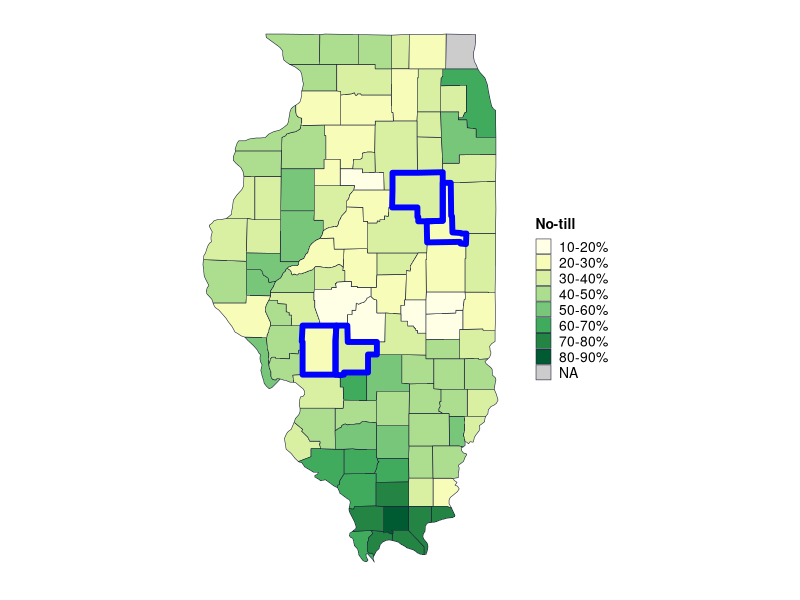
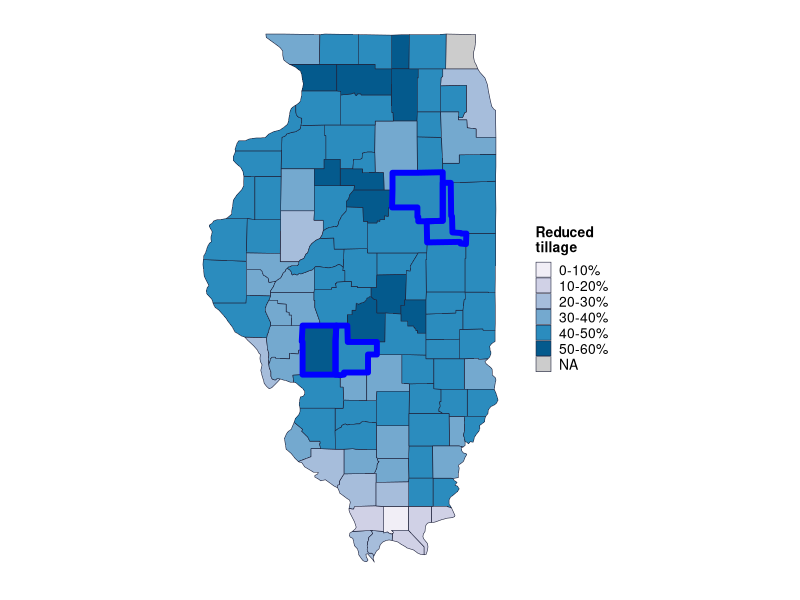
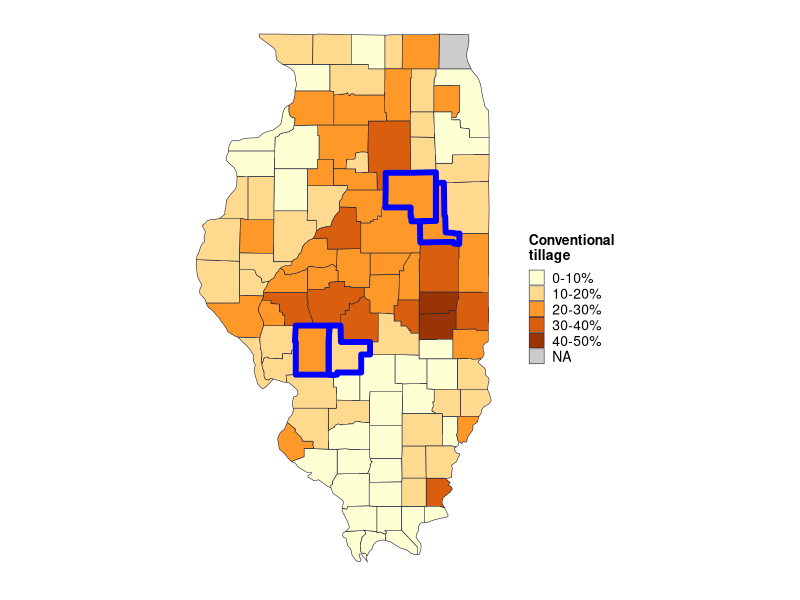
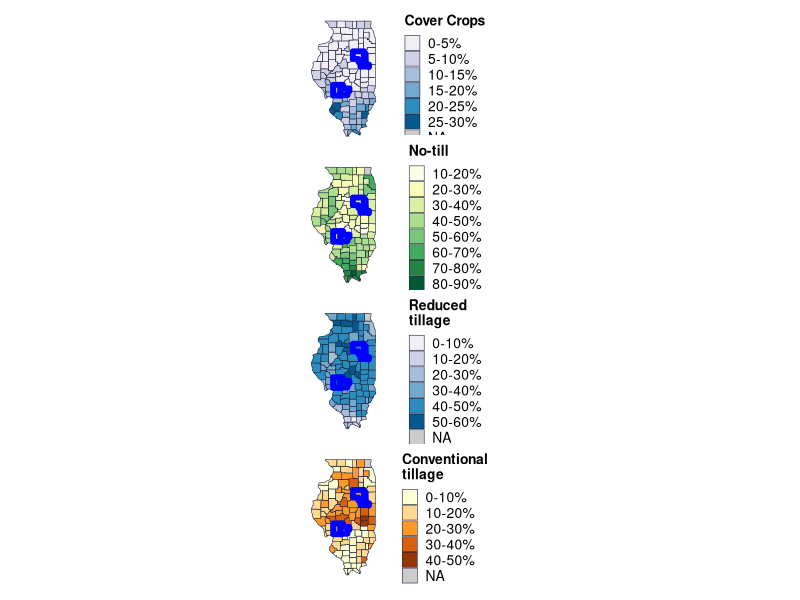
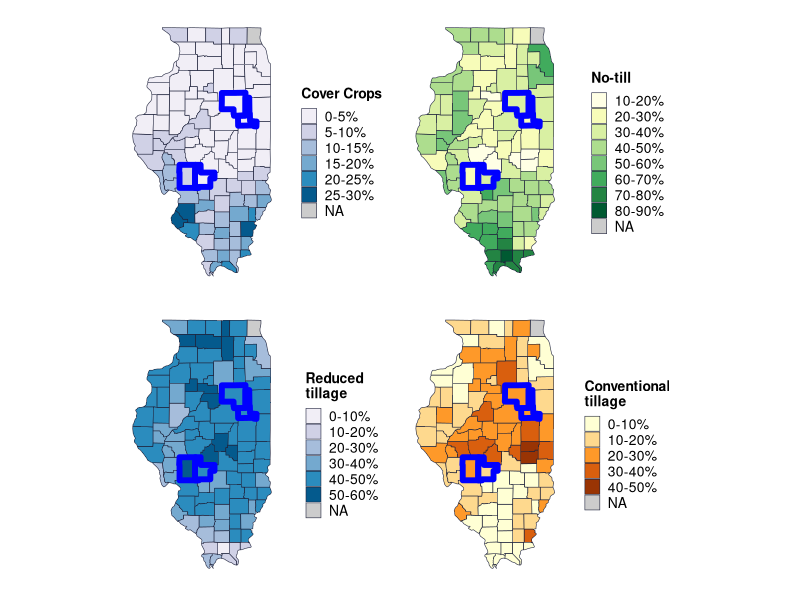
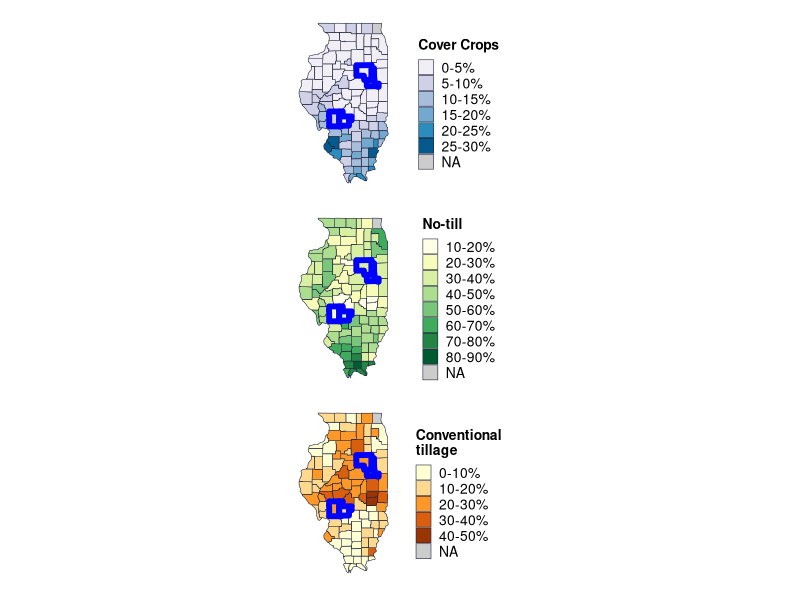
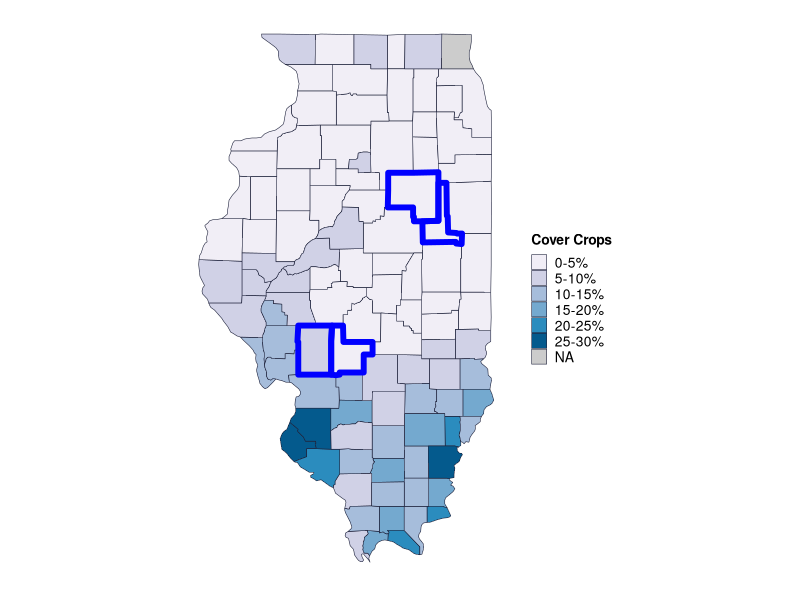
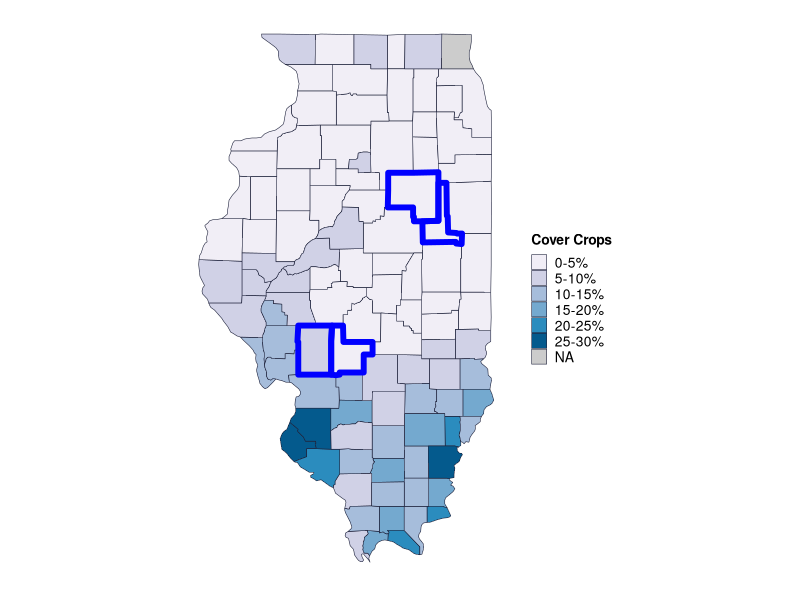

Write R code to recreate these figures, in order. (Note: this script raises an error after producing the figures.)
# This makes county heat maps for average % adoption 2018-2021 from OpTIS for 
# cover crops, no till, reduced till
# excludes counties whose harvested cropland acres in 2017 census is in the 
# lowest 10th percentile for the state and counties for which OpTIS evaluated
# < 50% of 2017 harvested cropland acres.See "OpTIS adoption rates IL.R" for details.
# 

library(tidyverse)
library(maps)
library(reshape2)
# install.packages("sf")
library(sf)
# library(gridExtra)  # for grid.arrange()
# install.packages("patchwork")
library(patchwork) # for plot_layout()

# based on https://stackoverflow.com/questions/51463037/plotting-a-heat-map-of-pennsylvania-counties-in-r

# load data created in "OpTIS adoption rates IL.R"
means_county <- read.csv("data/optis/means_county_il.csv")
# meansw <- dcast(means_county[,1:4], ...~variable, value.var = "mean.perc")

# unique(ill$subregion)
means_county <- means_county %>%
  arrange(county)
# unique(means_county$county) 

# get map data to match county names
means_county$county <- str_remove(means_county$county, " County")



# define colors for YlOrBr by Paul Tol https://personal.sron.nl/~pault/
# how many colors do we need? do they all work with 5?
# hist(means_county$mean.perc[means_county$variable %in% "perc_cc"]) # 0-30
# hist(means_county$mean.perc[means_county$variable %in% "perc_nt"]) # 10-80
# hist(means_county$mean.perc[means_county$variable %in% "perc_rt"]) # 15-55
# hist(means_county$mean.perc[means_county$variable %in% "perc_ct"]) # 0-50
# pal5 <- c("#ffffe5", "#fee391", "#fb9a29", "#cc4c02", "#662506", "#888888")
# pal6 <- c("#fee391", "#fec44f", "#fb9a29", "#ec7014", "#cc4c02", "#993404", "#888888")
# pal6b <- c(rev(pal6[1:6]), pal6[7])
# # scales::show_col(pal6b)
# pal7 <- c("#fff7bc", "#fee391", "#fec44f", "#fb9a29", "#ec7014", "#cc4c02", "#993404", "#888888")
# pal8 <- c("#fff7bc", "#fee391", "#fec44f", "#fb9a29", "#ec7014", "#cc4c02", "#993404", "#662506", "#888888")
# pal8b <- c(rev(pal8[1:8]), pal8[9])
pal6new <- c("#8c510a", "#bf812d", "#dfc27d", "#80cdc1", "#35978f", "#01665e")
pal5new <- c("#bf812d", "#dfc27d", "#80cdc1", "#35978f", "#01665e")
pal8new <- c("#8c510a", "#bf812d", "#dfc27d", "#f6e8c3","#c7eae5", "#80cdc1", "#35978f", "#01665e")

# palcc <- c("#ffffcc", "#d9f0a3", "#addd8e", "#78c679","#31a354", "#006837")
palcc <- c("#f1eef6", "#d0d1e6", "#a6bddb", "#74a9cf", "#2b8cbe", "#045a8d")
palnt <-  c("#ffffe5", "#f7fcb9", "#d9f0a3", "#addd8e", "#78c679", "#41ab5d", "#238443", "#005a32") 
palct <-  c("#ffffd4", "#fed98e", "#fe9929", "#d95f0e", "#993404") 

# divide percents into bins
# what's the max and min for each variable?
ranges <- do.call(data.frame, aggregate(means_county, mean.perc~variable, FUN=function (x) c(min=min(x), max=max(x))))
colnames(ranges)
# fn for rounding to the upper 5
round_any <- function(x, accuracy, f=round){f(x/accuracy)*accuracy}

ranges$min_bin <-round_any(ranges$mean.perc.min, 10, f=floor)
ranges$max_bin <-round_any(ranges$mean.perc.max, 10, f=ceiling)
ranges$bins <- c(5, 10, 10, 10)

means_county <- inner_join(means_county, ranges[,c(1,4:6)]) %>%
  mutate(binlo = round_any(mean.perc, bins, f=floor), 
         binhi = round_any(mean.perc, bins, f=ceiling),
         mybin = paste0(binlo, "-", binhi),
         bincheck = binhi-binlo # check to see if any bins are e.g., 18-18
  ) %>%
  arrange(variable, mean.perc)

# do any counties mybin = 0? (i.e. "18-18")
sum(means_county$bincheck==0) # should be 0

# cleanup
means_county <- means_county[,c(2,3,4,6,12)]

# add NA entries for each variable for the excluded counties so they fill gray in the maps

# Cook, DuPage, Hardin, Johnson, Pope, Jo Daviess, Union
county2 <- c("Cook", "DuPage", "Hardin", "Johnson", "Pope", "Jo Daviess", "Union", "Lake")
variable2 <- c(unique(means_county$variable))
variable3 <- rep(variable2, length(county2))
county2 <- sort(rep(county2, length(variable2))) 

dat_na <- data.frame(county=county2, variable=variable3)

means_county <- full_join(means_county, dat_na)

means_county$mybin <- ifelse(means_county$mybin=="NA", means_county$mybin, paste0(means_county$mybin, "%"))

means_county$mybin <- ordered(means_county$mybin, levels=unique(means_county$mybin))

means_county$focus_area <- ifelse(means_county$county %in% c("Ford", "Livingston", "Macoupin", "Montgomery"), "yes", "no")


# get county spatial data
ill <- map_data("county", "Illinois", proj="mercator")

# get ready to join with means_county data
ill$subregion <- str_to_title(ill$subregion)
ill$subregion <- ifelse(ill$subregion %in% "De Kalb", "DeKalb", 
                        ifelse(ill$subregion %in% "De Witt", "DeWitt", 
                               ifelse(ill$subregion %in% "Du Page", "DuPage", 
                                      ifelse(ill$subregion %in% "La Salle", "LaSalle",
                                             ifelse(ill$subregion %in% "Mcdonough", "McDonough",
                                                    ifelse(ill$subregion %in% "Mchenry", "McHenry",
                                                           ifelse(ill$subregion %in% "Mclean", "McLean",
                                                                  ifelse(ill$subregion %in% "St Clair", "St. Clair", 
                                                                         ill$subregion))))))))



# join rates with spatial data:
ill <- left_join(ill, means_county, join_by(subregion==county), relationship="many-to-many")

rm(dat_na)


# make a map
# illsf <- st_as_sf(ill, coords=c("long", "lat"), crs=4326)


ditch_the_axes <- theme(
  axis.text = element_blank(),
  axis.line = element_blank(),
  axis.ticks = element_blank(),
  panel.border = element_blank(),
  panel.grid = element_blank(),
  axis.title = element_blank()
)



windows(xpinch=200, ypinch=200, width=5, height=5)

# plot for cover crops
pcc <- ggplot() +
  geom_polygon(data=ill[ill$variable %in% "perc_cc",],
               mapping=aes(x=long, y=lat, fill=mybin, group=subregion),
               color="#20243d", linewidth=0.2) +
  geom_polygon(data=ill[ill$focus_area == "yes",],
               mapping=aes(x=long, y=lat, group=subregion),
               color="blue", linewidth=2, fill=NA) +
 coord_sf(default_crs = sf::st_crs(4326)) +  # , # read x and y as latitude and longitude
  #          xlim = c(-92, -87), ylim=c(36.5, 43)) +
  scale_fill_manual(values=palcc,
                    na.value = "gray80",
                    name= "Cover Crops") +
  scale_color_manual(values=NA) +
  theme_bw() +
  ditch_the_axes +
  theme(legend.title=element_text(size=10, face="bold"),
        legend.text=element_text(size=10),
        legend.key.size=unit(0.4, "cm"))

pcc

ggsave("plots/maps/county_heatmap_ILcc_wfocuscounties_blue.png")





# plot for no-till
pnt <- ggplot() +
  geom_polygon(data=ill[ill$variable %in% "perc_nt",],
               mapping=aes(x=long, y=lat, fill=mybin, group=subregion),
               color="#20243d", linewidth=0.2) +
  geom_polygon(data=ill[ill$focus_area == "yes",],
               mapping=aes(x=long, y=lat, group=subregion),
               color="blue", linewidth=2, fill=NA) +
  coord_sf(default_crs = sf::st_crs(4326)) +  # , # read x and y as latitude and longitude
  #          xlim = c(-92, -87), ylim=c(36.5, 43)) +
  scale_fill_manual(values=palnt,
                    na.value = "gray80",
                    name= "No-till") +
  scale_color_manual(values=NA) +
  theme_bw() +
  ditch_the_axes +
  theme(legend.title=element_text(size=10, face="bold"),
        legend.text=element_text(size=10),
        legend.key.size=unit(0.4, "cm"))

pnt

ggsave("plots/maps/county_heatmap_ILnt.png")




# plot for reduced-till
prt <- ggplot() +
  geom_polygon(data=ill[ill$variable %in% "perc_rt",],
               mapping=aes(x=long, y=lat, fill=mybin, group=subregion),
               color="#20243d", linewidth=0.2) +
  geom_polygon(data=ill[ill$focus_area == "yes",],
               mapping=aes(x=long, y=lat, group=subregion),
               color="blue", linewidth=2, fill=NA) +
  coord_sf(default_crs = sf::st_crs(4326)) +  # , # read x and y as latitude and longitude
  #          xlim = c(-92, -87), ylim=c(36.5, 43)) +
  scale_fill_manual(values=palcc,
                    na.value = "gray80",
                    name= "Reduced\ntillage") +
  scale_color_manual(values=NA) +
  theme_bw() +
  ditch_the_axes +
  theme(legend.title=element_text(size=10, face="bold"),
        legend.text=element_text(size=10),
        legend.key.size=unit(0.4, "cm"))

prt

ggsave("plots/maps/county_heatmap_ILrt.png")



# plot for conventional-till
pct <- ggplot() +
  geom_polygon(data=ill[ill$variable %in% "perc_ct",],
               mapping=aes(x=long, y=lat, fill=mybin, group=subregion),
               color="#20243d",linewidth=0.2) +
  geom_polygon(data=ill[ill$focus_area == "yes",],
               mapping=aes(x=long, y=lat, group=subregion),
               color="blue", linewidth=2, fill=NA) +
  coord_sf(default_crs = sf::st_crs(4326)) +  # , # read x and y as latitude and longitude
  #          xlim = c(-92, -87), ylim=c(36.5, 43)) +
  scale_fill_manual(values=palct,
                    na.value = "gray80",
                    name= "Conventional\ntillage")+
  scale_color_manual(values=NA) +
  theme_bw() +
  ditch_the_axes +
  theme(legend.title=element_text(size=10, face="bold"),
        legend.text=element_text(size=10),
        legend.key.size=unit(0.4, "cm"))


pct

ggsave("plots/maps/county_heatmap_ILct.png")



# plot all 4 plots at once

# grid.arrange(pcc, pnt, prt, pct, nrow=2) # plot sizes vary because legend titles are different widths

pcc + pnt + prt + pct + plot_layout(ncol=1)
ggsave("plots/maps/county_heatmap_ILall4_1x4_focus counties.png", width=4, height=9, units="in")

pcc + pnt + prt + pct + plot_layout(ncol=2)
ggsave("plots/maps/county_heatmap_ILall4.png", width=6.5, height=6.5, units="in")

pcc + pnt + pct + plot_layout(ncol=1)
ggsave("plots/maps/county_heatmap_ILCC,CT,NTonly.png", width=3.25, height=6.5, units="in")


# INCOMPLETE
# add rivers (following https://milospopovic.net/map-rivers-with-sf-and-ggplot2-in-r/)

filenames <- list.files("data/gis/NHD_H_Illinois_State_Shape_NAD83/Shape", pattern="*.shp", full.names=T)
## left off here trying to understand which file to use
## check out https://pubs.er.usgs.gov/publication/ofr20191096
## might also search for mapping NHD in R 

riv_list <- lapply(filenames, st_read)  
il_riv <- riv_list[[1]] |>
  sf::st_cast("MULTILINESTRING")

il_map + 
  ggplot() +
  geom_sf(data=il_riv, aes(x=geometry$X, y=geometry$Y), color="midnightblue", lwd=1) +
  coord_sf(default_crs = sf::st_crs(4326))
